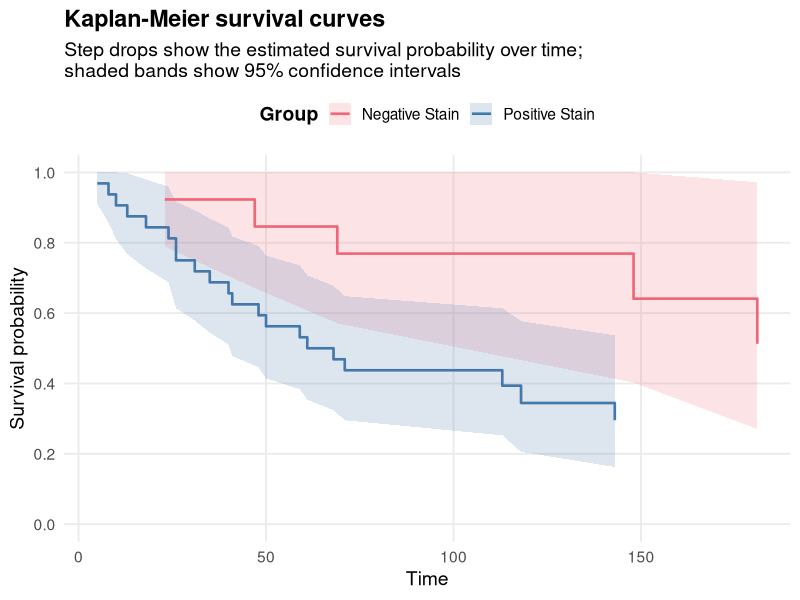
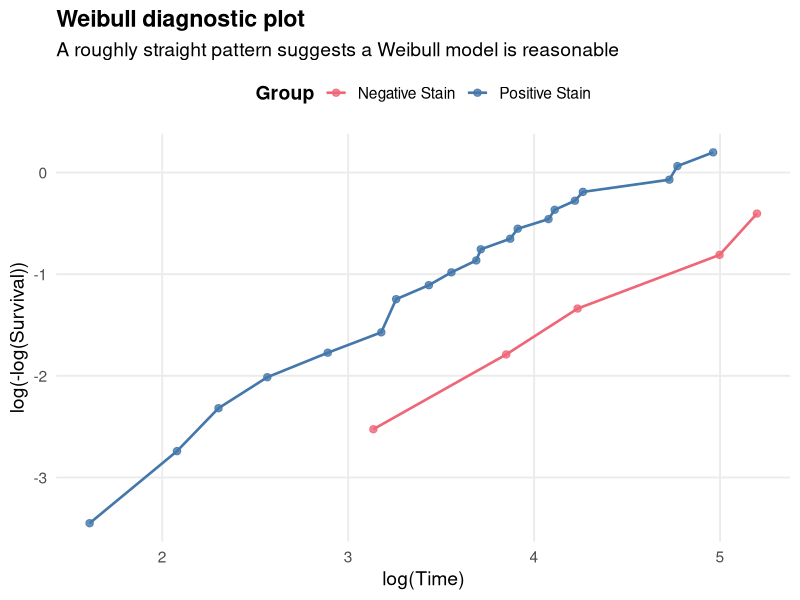
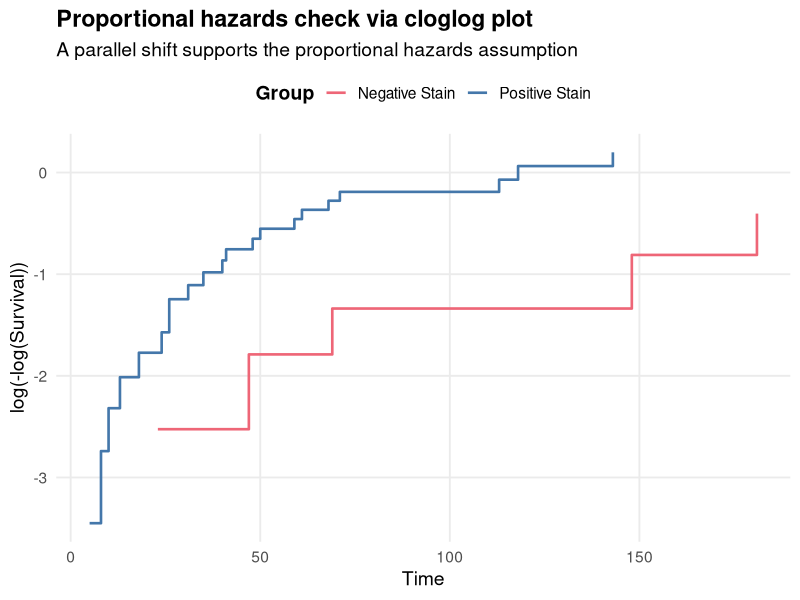

Write R code to recreate these figures, in order.
## ---- chunk 1
#| label: 11-survival-chunk-1 
library(conflicted)
library(dplyr)
library(ggplot2)
library(readr)
library(scales)
library(survival)

bcancer <- read_csv("data/survival.csv")

print(bcancer, n = Inf)

## ---- chunk 2
#| label: 11-survival-chunk-2
cancer_km <- survfit(Surv(time, status) ~ group, data = bcancer)

cancer_km

summary(cancer_km)
## ---- chunk 3
km_summary_tbl <- summary(cancer_km, data.frame = TRUE) |> as_tibble()
str(km_summary_tbl)
## ---- chunk 4
#| label: 11-survival-chunk-3

km_plot_data <- km_summary_tbl |>
    mutate(
        group = factor(
            strata,
            levels = c("group=N", "group=P"),
            labels = c("Negative Stain", "Positive Stain")
        )
    ) |>
    select(group, time, surv, lower, upper) |>
    arrange(group, time)

km_plot_data
## ---- chunk 5
#| label: 11-survival-chunk-3b

stain_colours <- c(
    "Negative Stain" = "#EE6677",
    "Positive Stain" = "#4477AA"
)

survival_theme <- theme_minimal(base_size = 14) +
    theme(
        legend.position = "top",
        legend.title = element_text(face = "bold"),
        plot.title = element_text(face = "bold"),
        panel.grid.minor = element_blank()
    )
## ---- chunk 6
#| label: 11-survival-chunk-4
ggplot(km_plot_data, aes(x = time, y = surv, colour = group)) +
    geom_ribbon(aes(ymin = lower, ymax = upper, fill = group), alpha = 0.18, colour = NA) +
    geom_step(linewidth = 0.9) +
    scale_colour_manual(values = stain_colours, name = "Group") +
    scale_fill_manual(values = stain_colours, name = "Group") +
    scale_y_continuous(
        limits = c(0, 1),
        breaks = seq(0, 1, 0.2)
    ) +
    labs(
        title = "Kaplan-Meier survival curves",
        subtitle = "Step drops show the estimated survival probability over time;\nshaded bands show 95% confidence intervals",
        x = "Time",
        y = "Survival probability",
        colour = NULL
    ) +
    survival_theme
## ---- chunk 7
#| label: 11-survival-chunk-5
weibull_plot_data <- km_plot_data |>
    dplyr::filter(time > 0, surv > 0) |>
    mutate(
        log_time = log(time),
        cloglog = log(-log(surv))
    )

ggplot(weibull_plot_data, aes(x = log_time, y = cloglog, colour = group)) +
    geom_point(size = 2.2, alpha = 0.8) +
    geom_line(linewidth = 0.9) +
    scale_colour_manual(values = stain_colours, name = "Group") +
    labs(
        title = "Weibull diagnostic plot",
        subtitle = "A roughly straight pattern suggests a Weibull model is reasonable",
        x = "log(Time)",
        y = "log(-log(Survival))",
        colour = NULL
    ) +
    survival_theme
## ---- chunk 8
#| label: 11-survival-chunk-6
cloglog_plot_data <- km_plot_data |>
    dplyr::filter(time > 0, surv > 0) |>
    mutate(cloglog = log(-log(surv)))

ggplot(cloglog_plot_data, aes(x = time, y = cloglog, colour = group)) +
    geom_step(linewidth = 0.9) +
    scale_colour_manual(values = stain_colours, name = "Group") +
    labs(
        title = "Proportional hazards check via cloglog plot",
        subtitle = "A parallel shift supports the proportional hazards assumption",
        x = "Time",
        y = "log(-log(Survival))",
        colour = NULL
    ) +
    survival_theme
## ---- chunk 9
#| label: 11-survival-chunk-7
cancer_exp <- survreg(
    Surv(time, status) ~ group,
    data = bcancer,
    dist = "exponential"
)

summary(cancer_exp)
## ---- chunk 10
#| label: 11-survival-chunk-8

exp_coefs <- coef(cancer_exp)
exp_coefs
exp_cov <- vcov(cancer_exp)
exp_cov

beta <- exp_coefs[2]
var_beta <- exp_cov[2, 2]

wald_stat <- beta / sqrt(var_beta)
2 * pnorm(-abs(wald_stat)) |> round(3)
## ---- chunk 11
#| label: 11-survival-chunk-9

exp_loglik <- cancer_exp$loglik
lr_stat <- -2 * (exp_loglik[1] - exp_loglik[2])
lr_stat
pchisq(q = lr_stat, df = 1, lower.tail = FALSE) |> round(3)
## ---- chunk 12
#| label: 11-survival-chunk-10
lambda_n <- exp(-exp_coefs[1])
lambda_p <- exp(-sum(exp_coefs))

lambda_n
lambda_p
## ---- chunk 13
#| label: survival-probability-chunk
exp(-lambda_n*100)
exp(-lambda_p*100)
## ---- chunk 14
#| label: 11-survival-chunk-11
bcancer |>
    group_by(group) |>
    summarise(rate = sum(status) / sum(time), .groups = "drop")
## ---- chunk 15
#| label: 11-survival-chunk-12

var_lambda <- (exp(-beta))^2 * var_beta

CI <- exp(-beta) + qnorm(0.975) * sqrt(var_lambda) * c(-1, 1)
CI |> round(3)
## ---- chunk 16
#| label: 11-survival-chunk-13
# Build CI on log scale, then exponentiate
exp(-(beta - qnorm(0.975) * sqrt(var_beta) * c(-1, 1))) |>
    round(3)
## ---- chunk 17
#| label: 11-survival-chunk-14
cancer_wbl <- survreg(
    Surv(time, status) ~ group,
    data = bcancer,
    dist = "weibull"
)

summary(cancer_wbl)
wbl_coef <- coef(cancer_wbl)
wbl_scale <- cancer_wbl$scale
wbl_cov <- vcov(cancer_wbl)

wbl_coef
wbl_scale
wbl_cov
## ---- chunk 18
#| label: 11-survival-chunk-15
lambda_n <- exp(-wbl_coef[1])
lambda_p <- exp(-sum(wbl_coef))
alpha <- 1 / wbl_scale
## ---- chunk 19
s_n_100 <- exp(-(lambda_n * 100)^alpha)
s_p_100 <- exp(-(lambda_p * 100)^alpha)

s_n_100
s_p_100
## ---- chunk 20
#| label: 11-survival-chunk-16
hazard_ratio <- (lambda_p / lambda_n)^alpha
hazard_ratio
## ---- chunk 21
#| label: 11-survival-chunk-17
wald_z <- log(wbl_scale) / sqrt(wbl_cov[3, 3])

# p-value for H0: log(scale) = 0, i.e., scale = 1, i.e., alpha = 1
2 * pnorm(-abs(wald_z))
## ---- chunk 22
#| label: 11-survival-chunk-18

wbl_loglik <- logLik(cancer_wbl)
wbl_loglik
lr_stat <- 2 * (wbl_loglik - exp_loglik[2])
pchisq(
    lr_stat,
    df = 1,
    lower.tail = FALSE
)
## ---- chunk 23
sessionInfo()
## ---- chunk 24
#| label: package-citations
#| results: asis
#| code-fold: true

packages <- c("conflicted", "dplyr", "ggplot2", "readr", "scales", "survival")
for (pkg in packages) {
    cit <- citation(pkg)

    # Check if multiple citations
    if (length(cit) > 1) {
        cat("- **", pkg, "**:\n", sep = "")
        for (i in seq_along(cit)) {
            cit_text <- format(cit[i], style = "text")
            cat("    - ", cit_text, "\n\n", sep = "")
        }
    } else {
        cit_text <- format(cit, style = "text")
        cat("- **", pkg, "**: ", cit_text, "\n\n", sep = "")
    }
}
